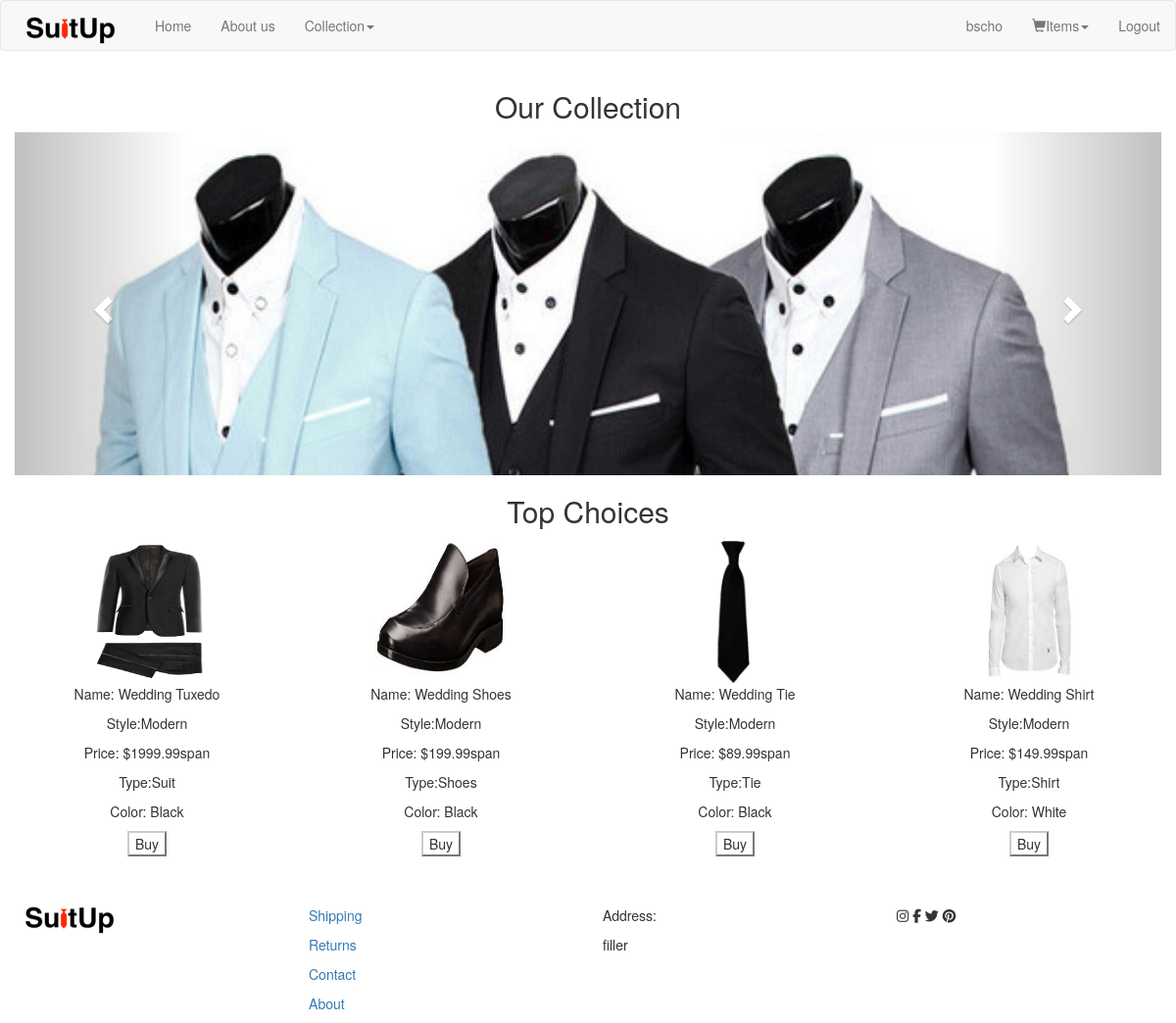
The app's page / (signed in) with its own data.
### store_products/models.py (models this page shows, shortened)
class Product(models.Model):
    product_name = models.CharField(max_length=70)
    style = models.CharField(max_length=70)
    price = models.FloatField()
    type = models.CharField(max_length=15)
    color = models.CharField(max_length=15)
    favorite = models.BooleanField()
    display_rank = models.IntegerField()
    image_url = models.CharField(default='images/image', max_length=70)

### store_products/views.py (the view)
# urls.py: 2. Add a URL to urlpatterns:  url(r'^$', views.home, name='home')
def home(request):
    favorite_products = []
    for r in Product.objects.values_list('display_rank', flat=True).distinct():
        x = Product.objects.filter(favorite=True, display_rank=r)
        favorite_products.append(x)
    return render(request, 'store_products/home.html', {'products': favorite_products})

### store_products/templates/store_products/home.html (shortened to what this page needs)
{% extends "store_products/index.html" %}
{% load staticfiles %}
{% block content %}
<div class="container-fluid text-center">
	<h2>Our Collection</h2>
	<div id='productCarousel' class="carousel slide text-center" data-ride="carousel">
		<div class="carousel-inner" role="listbox">
			<div class="item active car">
				<img class="carimage" alt="suits" src="{% static 'images/suits.jpg' %}"/>
			</div>
		</div>
		<a class="left carousel-control" href="#productCarousel" role="button" data-slide="prev">
      		<span class="glyphicon glyphicon-chevron-left" aria-hidden="true"></span>
    	</a>
    	<a class="right carousel-control" href="#productCarousel" role="button" data-slide="next">
      		<span class="glyphicon glyphicon-chevron-right" aria-hidden="true"></span>
      	</a>
	</div>
</div>
<div class="container-fluid text-center">
	<div class="row">
	<h2>Top Choices</h2>
	</div>
	{% for product in products %}
	<div class="row">
		{% for details in product %}
		<div class="col-xs-3 text-center catalog">
			<img id="img{{details.id}}" class='stock' src="{% static details.image_url %}" />
			<p>Name: <span id="name{{details.id}}">{{details.product_name}}</span></p>
			<p>Style:<span>{{details.style}}</span></p>
			<p>Price: <span id="price{{details.id}}">${{details.price}}</span>span</p>
			<p>Type:<span>{{details.type}}</span></p>
			<p>Color: <span>{{details.color}}</span></p>
			{% if user.is_authenticated %}
			<button class="btn-default buy" id="{{details.id}}">Buy</button>
			{% else %}
			<h3>Login to buy!</h3>
			{% endif %}
		</div>
		{% endfor %}
	</div>
	{% endfor %}
</div>
{% endblock %}

### store_products/templates/store_products/index.html (shortened to what this page needs)
<!doctype html>
<html>
	<head>
		{% load staticfiles %}
		<link href="{% static 'css/products.css' %}" type="text/css" rel="stylesheet">
		<link rel="stylesheet" href="https://maxcdn.bootstrapcdn.com/bootstrap/3.3.7/css/bootstrap.min.css">
	</head>
	<body>
	<nav class="navbar navbar-default">
  <div class="container-fluid">
    <div class="navbar-header">
      <a class="navbar-brand" href="#">
        <img src="{% static 'images/suitup.png' %}" alt="Suit Up"/>
      </a>
    </div>
    <ul class="nav navbar-nav">
    	<li><a href="{% url 'home' %}">Home</a></li>
    	<li><a href="{% url 'about' %}">About us</a></li>
    	<li class="dropdown"><a class="dropdown-toggle" data-toggle="dropdown" href="#">Collection<span class='caret'></span></a>
    	</li>
    </ul>
   	<ul class = "nav navbar-nav navbar-right relative">
   		<li class="user"><a href='#'>{{user}}</a></li>
   	   	{% if user.is_anonymous %}
   		<li><a href="{% url 'register' %}"><span class="glyphicon glyphicon-user"></span> Sign Up</a></li>
      	<li><a href="{% url 'login' %}"><span class="glyphicon glyphicon-log-in"></span> Login</a></li>
      	{% else %}
      	<li class="dropdown">
          	<a href="#" class="dropdown-toggle" data-toggle="dropdown" role="button" aria-expanded="false"> <span class="glyphicon glyphicon-shopping-cart"></span>Items<span class="caret"></span></a></li>
        		<li><a href="{% url 'logout' %}">Logout</a></li>
     </ul>
          {% endif %}
  </div>
</nav>
	{% block content %}
	{% endblock %}
<div class="container-fluid">
	<div class="row">
		<div class="col-xs-3 foot">
			<img src="{% static 'images/suitup.png' %}" alt="Suit Up" class="logo footitem"/>
		</div>
		<div class="col-xs-3 foot">
			<a href='#'><p>Shipping</p></a>
			<a href='#'><p>Returns</p></a>
			<a href="{% url 'contact' %}"><p>Contact</p></a>
			<a href="{% url 'about' %}"><p>About</p></a>
		</div>
		<div class ="col-xs-3 foot">
			<p>Address:</p>
			<p>filler</p>
		</div>
		<div class="col-xs-3 foot">
			<span><i class="fa fa-instagram"></i></span>
			<span><i class="fa fa-facebook"></i></span>
			<span><i class="fa fa-twitter"></i></span>
			<span><i class="fa fa-pinterest"></i></span>
		</div>
	</div>
</div>
</body>
</html>

### store_products/static/css/products.css (style rules this page uses)
.container-fluid .row .foot { position:relative; padding-top:50px; }
.foot .footitem { position:absolute; }
.car { max-height:350px; }
.car .carimage { width:100%; }
.catalog { position:relative; }
.catalog .stock { height:150px; width:50%; }

### records on screen
Product: image_url (picture), product_name "Wedding Tuxedo", style "Modern", price "1999.99", type "Suit", color "Black"
Product: image_url (picture), product_name "Wedding Shoes", style "Modern", price "199.99", type "Shoes", color "Black"
Product: image_url (picture), product_name "Wedding Tie", style "Modern", price "89.99", type "Tie", color "Black"
Product: image_url (picture), product_name "Wedding Shirt", style "Modern", price "149.99", type "Shirt", color "White"

### other values on screen
{{ user }} "bscho"
